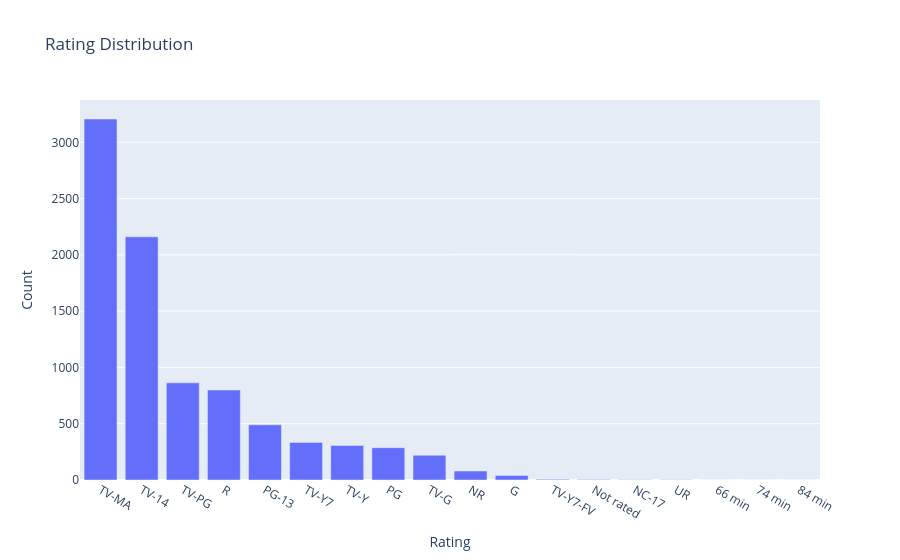

This figure's notebook cell:
### Code cell
px.bar(rating_counts, x='Rating', y='Count', title='Rating Distribution').show()

### Figure 1 — Plotly figure (JSON) as saved in the notebook; plotly's stock layout.template omitted (floating-point values rounded to 4 significant figures)
{"data": [{"alignmentgroup": "True", "hovertemplate": "Rating=%{x}<br>Count=%{y}<extra></extra>", "legendgroup": "", "marker": {"color": "#636efa", "pattern": {"shape": ""}}, "name": "", "offsetgroup": "", "orientation": "v", "showlegend": false, "textposition": "auto", "type": "bar", "x": ["TV-MA", "TV-14", "TV-PG", "R", "PG-13", "TV-Y7", "TV-Y", "PG", "TV-G", "NR", "G", "TV-Y7-FV", "Not rated", "NC-17", "UR", "66 min", "74 min", "84 min"], "xaxis": "x", "y": [3207, 2160, 863, 799, 490, 334, 307, 287, 220, 80, 41, 6, 4, 3, 3, 1, 1, 1], "yaxis": "y"}], "layout": {"autosize": true, "barmode": "relative", "legend": {"tracegroupgap": 0}, "title": {"text": "Rating Distribution"}, "xaxis": {"anchor": "y", "autorange": true, "domain": [0, 1], "range": [-0.5, 17.5], "title": {"text": "Rating"}, "type": "category"}, "yaxis": {"anchor": "x", "autorange": true, "domain": [0, 1], "range": [0, 3376.0], "title": {"text": "Count"}, "type": "linear"}}}
